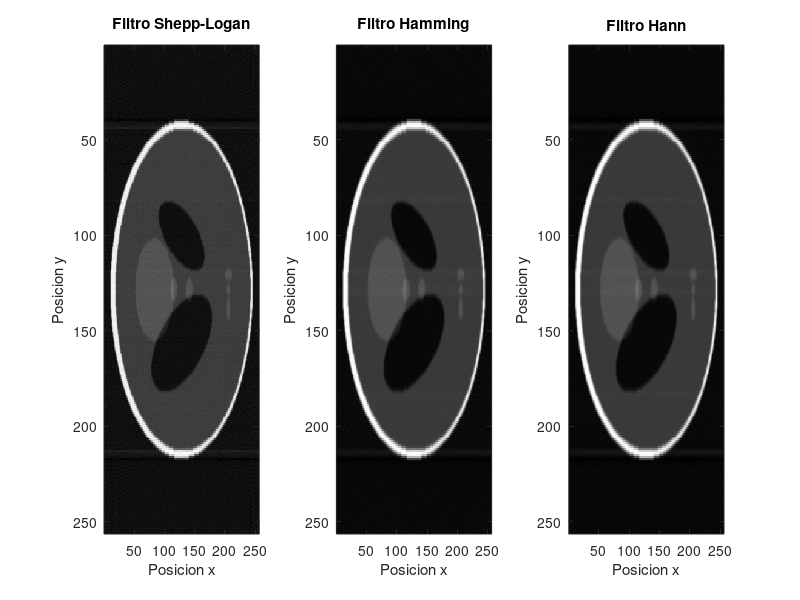

This figure's MATLAB source:
% obtener el sinograma aplicando la transformada de Radon
theta=0:180; 
[R,rad_angles]=radon(phantom,theta); 

% reconstruir la imagen con la transformada inversa, aplicando un filtro
SheppLogan_filtered=iradon(R, theta, 'linear','Shepp-Logan', 1.0, size(phantom,1));
SheppLogan_filtered=imrotate(SheppLogan_filtered,90);
Hamming_filtered=iradon(R, theta, 'linear','Hamming', 1.0, size(phantom,1));
Hamming_filtered=imrotate(Hamming_filtered,90);
Hann_filtered=iradon(R, theta, 'linear','Hann', 1.0, size(phantom,1));
Hann_filtered=imrotate(Hann_filtered,90);

% visualizar las imagenes reconstruidas
figure()

subplot(1,3,1)
 imagesc(SheppLogan_filtered);
 colormap('gray'); 
 title('Filtro Shepp-Logan')
 xlabel('Posicion x')
 ylabel('Posicion y')

 subplot(1,3,2)
 imagesc(Hamming_filtered);
 colormap('gray'); 
 title('Filtro Hamming')
 xlabel('Posicion x')
 ylabel('Posicion y')

 subplot(1,3,3)
 imagesc(Hann_filtered);
 colormap('gray'); 
 title('Filtro Hann')
 xlabel('Posicion x')
 ylabel('Posicion y')
